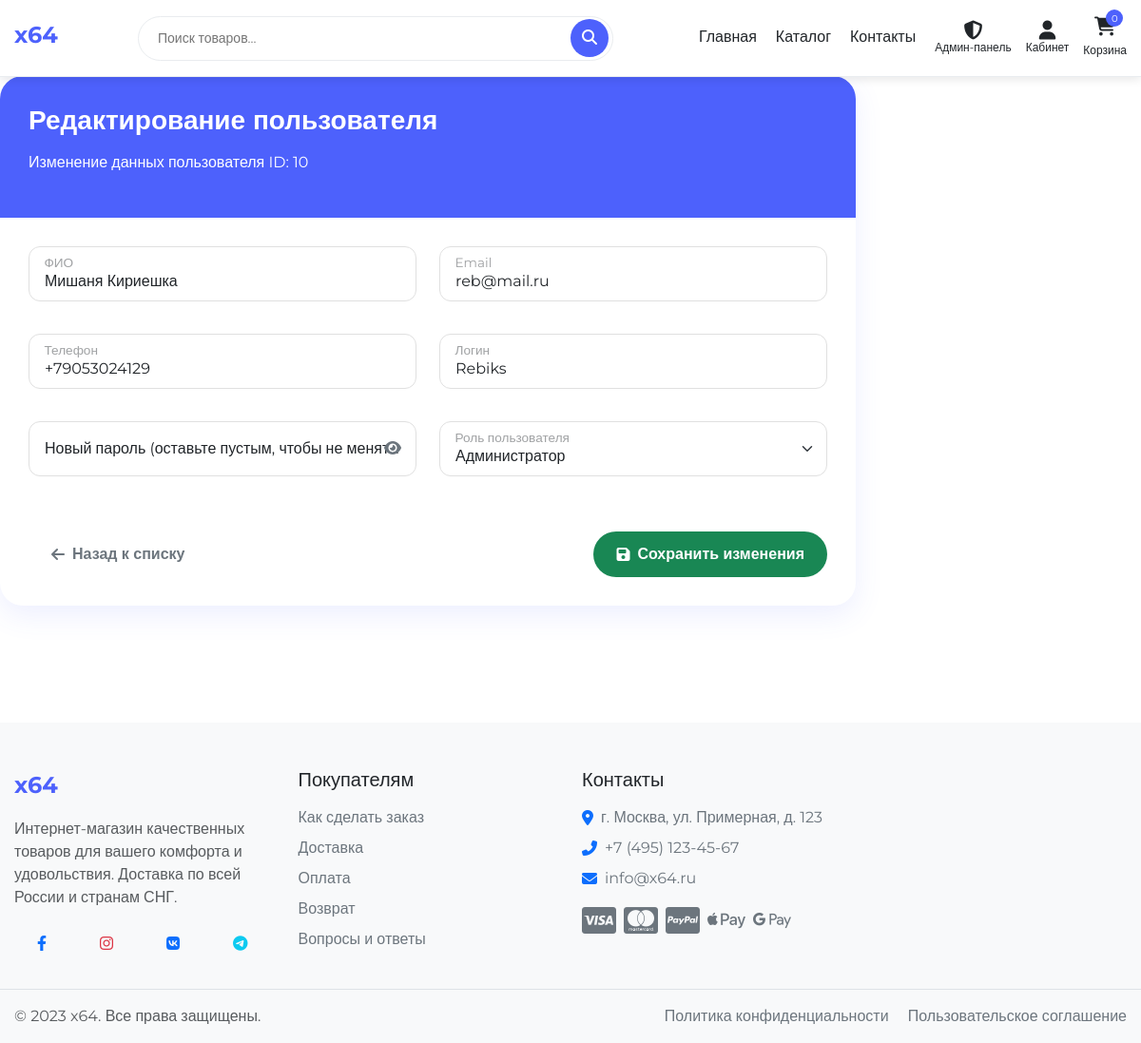
Before: /admin/edit_user.php?id=10 (signed in) with the older database file.
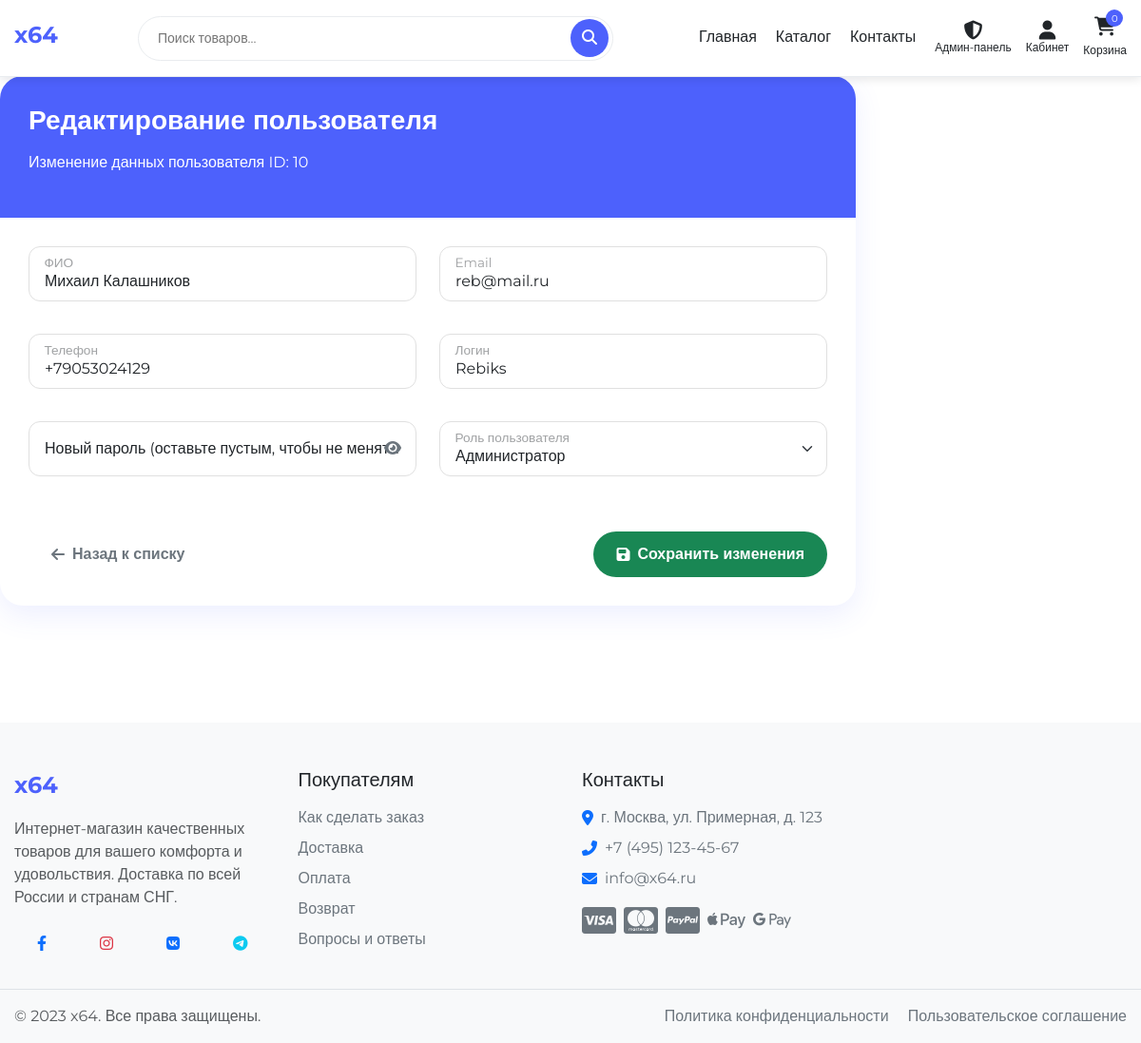
After: the same page with the newer database file.
### tables this page shows
CREATE TABLE `users` (
  `id` int NOT NULL,
  `fullname` varchar(255) NOT NULL COMMENT 'ФИО пользователя (отчество не обязательно)',
  `email` varchar(255) NOT NULL COMMENT 'Электронная почта пользователя',
  `phone` varchar(20) NOT NULL COMMENT 'Номер телефона пользователя',
  `login` varchar(255) NOT NULL COMMENT 'Логин пользователя для входа в систему',
  `password` varchar(255) NOT NULL COMMENT 'Хешированный пароль пользователя',
  `role` varchar(20) NOT NULL DEFAULT 'user' COMMENT 'Роль пользователя (по умолчанию "user")',
  `telegram_id` varchar(50) DEFAULT NULL COMMENT 'ID пользователя в Telegram',
  `telegram_username` varchar(100) DEFAULT NULL COMMENT 'Username пользователя в Telegram',
  `telegram_verification_code` varchar(10) DEFAULT NULL COMMENT 'Код для подтверждения привязки Telegram',
  `telegram_code_expires` timestamp NULL DEFAULT NULL COMMENT 'Время истечения кода подтверждения'
);

### includes/config/db_functions.php (called while the page is built, shortened)
<?php
function getUserById($user_id) {
    global $conn;
    $sql = "SELECT id, fullname, email, phone, login, role FROM users WHERE id = " . (int)$user_id;
    $result = mysqli_query($conn, $sql);
    if (mysqli_num_rows($result) > 0) {
        return mysqli_fetch_assoc($result);
    }
    return null;
}

### admin/edit_user.php (the view, shortened to what this page needs)
<?php
require_once '../includes/config/db_functions.php';
$edit_user_id = (int)$_GET['id'];
$edit_user = getUserById($edit_user_id);
include_once '../includes/header/header.php';
?>
            <div class="col-lg-9 col-md-8">
                <div class="profile-main-card">
                    <div class="profile-header">
                        <h2 class="profile-name">Редактирование пользователя</h2>
                        <p>Изменение данных пользователя ID: <?php echo $edit_user_id; ?></p>
                    </div>
                    <div class="profile-body">
                        <form action="" method="post">
                            <div class="row">
                                <div class="col-md-6 mb-4">
                                    <div class="form-floating">
                                        <input type="text" class="form-control rounded-4" id="fullname" name="fullname" value="<?php echo htmlspecialchars($edit_user['fullname']); ?>" placeholder="Иванов Иван Иванович" required>
                                        <label for="fullname">ФИО</label>
                                    </div>
                                </div>
                                <div class="col-md-6 mb-4">
                                    <div class="form-floating">
                                        <input type="email" class="form-control rounded-4" id="email" name="email" value="<?php echo htmlspecialchars($edit_user['email']); ?>" placeholder="mail@example.com" required>
                                        <label for="email">Email</label>
                                    </div>
                                </div>
                                <div class="col-md-6 mb-4">
                                    <div class="form-floating">
                                        <input type="tel" class="form-control rounded-4" id="phone" name="phone" value="<?php echo htmlspecialchars($edit_user['phone']); ?>" placeholder="+7 (999) 999-99-99" required>
                                        <label for="phone">Телефон</label>
                                    </div>
                                </div>
                                <div class="col-md-6 mb-4">
                                    <div class="form-floating">
                                        <input type="text" class="form-control rounded-4" id="login" name="login" value="<?php echo htmlspecialchars($edit_user['login']); ?>" placeholder="username" required>
                                        <label for="login">Логин</label>
                                    </div>
                                </div>
                                <div class="col-md-6 mb-4">
                                    <div class="form-floating password-field">
                                        <input type="password" class="form-control rounded-4" id="password" name="password" placeholder="Пароль">
                                        <label for="password">Новый пароль (оставьте пустым, чтобы не менять)</label>
                                        <span class="password-toggle" onclick="togglePassword('password')">
                                            <i class="fas fa-eye"></i>
                                        </span>
                                    </div>
                                </div>
                                <div class="col-md-6 mb-4">
                                    <div class="form-floating">
                                        <select class="form-select rounded-4" id="role" name="role" required>
                                            <option value="Администратор" <?php echo $edit_user['role'] === 'Администратор' ? 'selected' : ''; ?>>Администратор</option>
                                        </select>
                                        <label for="role">Роль пользователя</label>
                                    </div>
                                </div>
                            </div>
                            <div class="d-flex justify-content-between mt-4">
                                <a href="index.php?tab=users" class="btn btn-outline-secondary rounded-pill px-4">
                                    <i class="fas fa-arrow-left me-2"></i>Назад к списку
                                </a>
                                <button type="submit" class="btn btn-success rounded-pill px-4">
                                    <i class="fas fa-save me-2"></i>Сохранить изменения
                                </button>
                            </div>
                        </form>
                    </div>
                </div>
            </div>
<?php
include_once '../includes/footer/footer.php';
?>

Changed rows visible on the page:
changed users "reb@mail.ru": fullname "Мишаня Кириешка" → "Михаил Калашников"
